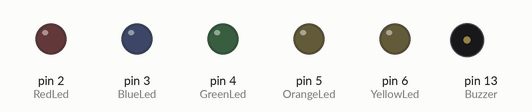
The sketch below on a simulated Arduino Uno, built with avr-gcc and run on an emulated ATmega328P. Shown: output pins drawn as LEDs (lit = HIGH), buzzer (waves = sounding, pin HIGH). What the sketch prints to the serial monitor is not drawn.

Above: at 3.5 s.
At 5.5 s:
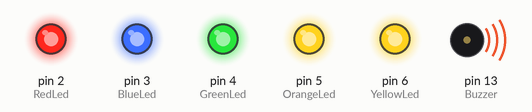
Timing chart, 0 to 7.7 s (numbered marks = the images above):
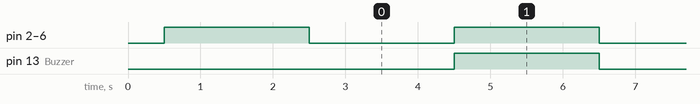

Measured:
- by itself, pin 2 (RedLed), pin 3 (BlueLed), pin 4 (GreenLed), pin 5 (OrangeLed), pin 6 (YellowLed), pin 13 (Buzzer): alternates HIGH for 2.0 s and LOW for 2.0 s

The sketch:

Test.ino
```cpp
const int RedLed=2;    //LED Pins
const int BlueLed=3;
const int GreenLed=4;
const int OrangeLed=5;
const int YellowLed=6;

const int Buzzer=13;

void setup() {
 Serial.begin(9600);
 Serial.println("All Fine");

 pinMode( RedLed,OUTPUT);
 pinMode( BlueLed,OUTPUT);
 pinMode( GreenLed,OUTPUT);
 pinMode( OrangeLed,OUTPUT);
 pinMode( YellowLed,OUTPUT);
 pinMode( Buzzer,OUTPUT);


 delay(500);
 digitalWrite(RedLed,HIGH);
 digitalWrite(BlueLed,HIGH);
 digitalWrite(GreenLed,HIGH);
 digitalWrite(OrangeLed,HIGH);
 digitalWrite(YellowLed,HIGH);
 delay(2000);
 //Begin State
 digitalWrite(RedLed,LOW);
 digitalWrite(BlueLed,LOW);
 digitalWrite(GreenLed,LOW);
 digitalWrite(OrangeLed,LOW);
 digitalWrite(YellowLed,LOW);


}

void loop() {

delay(2000);
 digitalWrite(RedLed,HIGH);
 digitalWrite(BlueLed,HIGH);
 digitalWrite(GreenLed,HIGH);
 digitalWrite(OrangeLed,HIGH);
 digitalWrite(YellowLed,HIGH);
 digitalWrite(Buzzer,HIGH);
 delay(2000);
 //Begin State
 Serial.println("All Fine");
 digitalWrite(RedLed,LOW);
 digitalWrite(BlueLed,LOW);
 digitalWrite(GreenLed,LOW);
 digitalWrite(OrangeLed,LOW);
 digitalWrite(YellowLed,LOW);
 digitalWrite(Buzzer,LOW);


}
```
